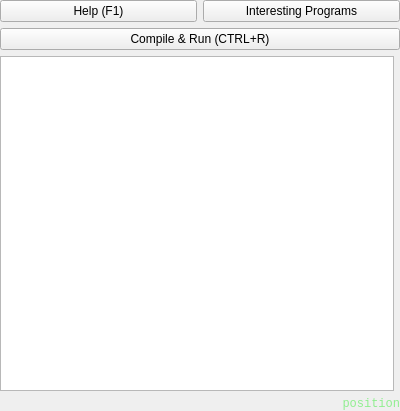
<?xml version="1.0" encoding="UTF-8"?>
<ui version="4.0">
 <class>QuatschEditor</class>
 <widget class="QWidget" name="QuatschEditor">
  <property name="geometry">
   <rect>
    <x>0</x>
    <y>0</y>
    <width>400</width>
    <height>411</height>
   </rect>
  </property>
  <property name="minimumSize">
   <size>
    <width>64</width>
    <height>128</height>
   </size>
  </property>
  <property name="windowTitle">
   <string>Form</string>
  </property>
  <layout class="QGridLayout" name="gridLayout">
   <property name="margin">
    <number>0</number>
   </property>
   <item row="7" column="2">
    <widget class="QLabel" name="position">
     <property name="font">
      <font>
       <family>Monospace</family>
      </font>
     </property>
     <property name="styleSheet">
      <string notr="true">color:lightgreen;</string>
     </property>
     <property name="text">
      <string>position</string>
     </property>
     <property name="alignment">
      <set>Qt::AlignRight|Qt::AlignTrailing|Qt::AlignVCenter</set>
     </property>
    </widget>
   </item>
   <item row="3" column="1" colspan="2">
    <widget class="QPushButton" name="compileAndRunButton">
     <property name="text">
      <string>Compile &amp;&amp; Run (CTRL+R)</string>
     </property>
     <property name="icon">
      <iconset>
       <normaloff>:/playStopPauseEtc/resources/nuove_play_24x24.png</normaloff>:/playStopPauseEtc/resources/nuove_play_24x24.png</iconset>
     </property>
     <property name="shortcut">
      <string>Ctrl+R</string>
     </property>
    </widget>
   </item>
   <item row="2" column="1">
    <widget class="QPushButton" name="help">
     <property name="text">
      <string>Help (F1)</string>
     </property>
     <property name="shortcut">
      <string>F1</string>
     </property>
    </widget>
   </item>
   <item row="2" column="2">
    <widget class="QPushButton" name="interestingPrograms">
     <property name="text">
      <string>Interesting Programs</string>
     </property>
    </widget>
   </item>
   <item row="6" column="1" colspan="2">
    <layout class="QHBoxLayout" name="horizontalLayout">
     <item>
      <widget class="QTextEdit" name="edit">
       <property name="sizePolicy">
        <sizepolicy hsizetype="Expanding" vsizetype="Expanding">
         <horstretch>0</horstretch>
         <verstretch>0</verstretch>
        </sizepolicy>
       </property>
       <property name="lineWrapMode">
        <enum>QTextEdit::NoWrap</enum>
       </property>
       <property name="tabStopWidth">
        <number>40</number>
       </property>
       <property name="acceptRichText">
        <bool>false</bool>
       </property>
      </widget>
     </item>
     <item>
      <widget class="QuatschPreview" name="quatschPreview" native="true"/>
     </item>
    </layout>
   </item>
  </layout>
 </widget>
 <customwidgets>
  <customwidget>
   <class>QuatschPreview</class>
   <extends>QWidget</extends>
   <header>quatschpreview.h</header>
   <container>1</container>
  </customwidget>
 </customwidgets>
 <resources/>
 <connections/>
</ui>
